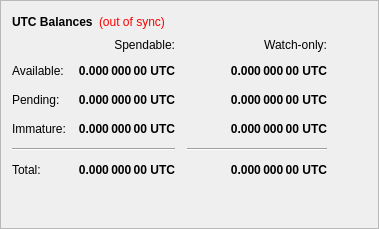
        <widget class="QFrame" name="frame">
         <property name="frameShape">
          <enum>QFrame::StyledPanel</enum>
         </property>
         <property name="frameShadow">
          <enum>QFrame::Raised</enum>
         </property>
         <layout class="QVBoxLayout" name="verticalLayout_4">
          <item>
           <layout class="QHBoxLayout" name="horizontalLayout_4">
            <item>
             <widget class="QLabel" name="label_5">
              <property name="font">
               <font>
                <weight>75</weight>
                <bold>true</bold>
               </font>
              </property>
              <property name="text">
               <string>UTC Balances</string>
              </property>
             </widget>
            </item>
            <item>
             <widget class="QLabel" name="labelWalletStatus">
              <property name="cursor">
               <cursorShape>WhatsThisCursor</cursorShape>
              </property>
              <property name="toolTip">
               <string>The displayed information may be out of date. Your wallet automatically synchronizes with the Ubizcoin network after a connection is established, but this process has not completed yet.</string>
              </property>
              <property name="styleSheet">
               <string notr="true">QLabel { color: red; }</string>
              </property>
              <property name="text">
               <string notr="true">(out of sync)</string>
              </property>
              <property name="alignment">
               <set>Qt::AlignLeading|Qt::AlignLeft|Qt::AlignVCenter</set>
              </property>
             </widget>
            </item>
            <item>
             <spacer name="horizontalSpacer_3">
              <property name="orientation">
               <enum>Qt::Horizontal</enum>
              </property>
              <property name="sizeHint" stdset="0">
               <size>
                <width>40</width>
                <height>20</height>
               </size>
              </property>
             </spacer>
            </item>
           </layout>
          </item>
          <item>
           <layout class="QGridLayout" name="gridLayout">
            <property name="spacing">
             <number>12</number>
            </property>
            <item row="2" column="2">
             <widget class="QLabel" name="labelWatchPending">
              <property name="font">
               <font>
                <weight>75</weight>
                <bold>true</bold>
               </font>
              </property>
              <property name="cursor">
               <cursorShape>IBeamCursor</cursorShape>
              </property>
              <property name="toolTip">
               <string>Unconfirmed transactions to watch-only addresses</string>
              </property>
              <property name="text">
               <string notr="true">0.000 000 00 UTC</string>
              </property>
              <property name="alignment">
               <set>Qt::AlignRight|Qt::AlignTrailing|Qt::AlignVCenter</set>
              </property>
              <property name="textInteractionFlags">
               <set>Qt::LinksAccessibleByMouse|Qt::TextSelectableByKeyboard|Qt::TextSelectableByMouse</set>
              </property>
             </widget>
            </item>
            <item row="2" column="1">
             <widget class="QLabel" name="labelUnconfirmed">
              <property name="font">
               <font>
                <weight>75</weight>
                <bold>true</bold>
               </font>
              </property>
              <property name="cursor">
               <cursorShape>IBeamCursor</cursorShape>
              </property>
              <property name="toolTip">
               <string>Total of transactions that have yet to be confirmed, and do not yet count toward the spendable balance</string>
              </property>
              <property name="text">
               <string notr="true">0.000 000 00 UTC</string>
              </property>
              <property name="alignment">
               <set>Qt::AlignRight|Qt::AlignTrailing|Qt::AlignVCenter</set>
              </property>
              <property name="textInteractionFlags">
               <set>Qt::LinksAccessibleByMouse|Qt::TextSelectableByKeyboard|Qt::TextSelectableByMouse</set>
              </property>
             </widget>
            </item>
            <item row="3" column="2">
             <widget class="QLabel" name="labelWatchImmature">
              <property name="font">
               <font>
                <weight>75</weight>
                <bold>true</bold>
               </font>
              </property>
              <property name="cursor">
               <cursorShape>IBeamCursor</cursorShape>
              </property>
              <property name="toolTip">
               <string>Staked or masternode rewards in watch-only addresses that has not yet matured</string>
              </property>
              <property name="text">
               <string notr="true">0.000 000 00 UTC</string>
              </property>
              <property name="alignment">
               <set>Qt::AlignRight|Qt::AlignTrailing|Qt::AlignVCenter</set>
              </property>
              <property name="textInteractionFlags">
               <set>Qt::LinksAccessibleByMouse|Qt::TextSelectableByKeyboard|Qt::TextSelectableByMouse</set>
              </property>
             </widget>
            </item>
            <item row="4" column="0" colspan="2">
             <widget class="Line" name="lineSpendableBalance">
              <property name="orientation">
               <enum>Qt::Horizontal</enum>
              </property>
             </widget>
            </item>
            <item row="4" column="2">
             <widget class="Line" name="lineWatchBalance">
              <property name="sizePolicy">
               <sizepolicy hsizetype="Preferred" vsizetype="Fixed">
                <horstretch>0</horstretch>
                <verstretch>0</verstretch>
               </sizepolicy>
              </property>
              <property name="minimumSize">
               <size>
                <width>140</width>
                <height>0</height>
               </size>
              </property>
              <property name="orientation">
               <enum>Qt::Horizontal</enum>
              </property>
             </widget>
            </item>
            <item row="5" column="0">
             <widget class="QLabel" name="labelTotalText">
              <property name="text">
               <string>Total:</string>
              </property>
             </widget>
            </item>
            <item row="3" column="1">
             <widget class="QLabel" name="labelImmature">
              <property name="font">
               <font>
                <weight>75</weight>
                <bold>true</bold>
               </font>
              </property>
              <property name="cursor">
               <cursorShape>IBeamCursor</cursorShape>
              </property>
              <property name="toolTip">
               <string>Staked or masternode rewards that has not yet matured</string>
              </property>
              <property name="text">
               <string notr="true">0.000 000 00 UTC</string>
              </property>
              <property name="alignment">
               <set>Qt::AlignRight|Qt::AlignTrailing|Qt::AlignVCenter</set>
              </property>
              <property name="textInteractionFlags">
               <set>Qt::LinksAccessibleByMouse|Qt::TextSelectableByKeyboard|Qt::TextSelectableByMouse</set>
              </property>
             </widget>
            </item>
            <item row="2" column="3">
             <spacer name="horizontalSpacer_2">
              <property name="orientation">
               <enum>Qt::Horizontal</enum>
              </property>
              <property name="sizeHint" stdset="0">
               <size>
                <width>40</width>
                <height>20</height>
               </size>
              </property>
             </spacer>
            </item>
            <item row="3" column="0">
             <widget class="QLabel" name="labelImmatureText">
              <property name="text">
               <string>Immature:</string>
              </property>
             </widget>
            </item>
            <item row="5" column="1">
             <widget class="QLabel" name="labelTotal">
              <property name="font">
               <font>
                <weight>75</weight>
                <bold>true</bold>
               </font>
              </property>
              <property name="cursor">
               <cursorShape>IBeamCursor</cursorShape>
              </property>
              <property name="toolTip">
               <string>Your current total balance</string>
              </property>
              <property name="text">
               <string notr="true">0.000 000 00 UTC</string>
              </property>
              <property name="alignment">
               <set>Qt::AlignRight|Qt::AlignTrailing|Qt::AlignVCenter</set>
              </property>
              <property name="textInteractionFlags">
               <set>Qt::LinksAccessibleByMouse|Qt::TextSelectableByKeyboard|Qt::TextSelectableByMouse</set>
              </property>
             </widget>
            </item>
            <item row="5" column="2">
             <widget class="QLabel" name="labelWatchTotal">
              <property name="font">
               <font>
                <weight>75</weight>
                <bold>true</bold>
               </font>
              </property>
              <property name="cursor">
               <cursorShape>IBeamCursor</cursorShape>
              </property>
              <property name="toolTip">
               <string>Current total balance in watch-only addresses</string>
              </property>
              <property name="text">
               <string notr="true">0.000 000 00 UTC</string>
              </property>
              <property name="alignment">
               <set>Qt::AlignRight|Qt::AlignTrailing|Qt::AlignVCenter</set>
              </property>
              <property name="textInteractionFlags">
               <set>Qt::LinksAccessibleByMouse|Qt::TextSelectableByKeyboard|Qt::TextSelectableByMouse</set>
              </property>
             </widget>
            </item>
            <item row="0" column="2">
             <widget class="QLabel" name="labelWatchonly">
              <property name="text">
               <string>Watch-only:</string>
              </property>
              <property name="alignment">
               <set>Qt::AlignRight|Qt::AlignTrailing|Qt::AlignVCenter</set>
              </property>
             </widget>
            </item>
            <item row="1" column="0">
             <widget class="QLabel" name="labelBalanceText">
              <property name="text">
               <string>Available:</string>
              </property>
             </widget>
            </item>
            <item row="1" column="1">
             <widget class="QLabel" name="labelBalance">
              <property name="font">
               <font>
                <weight>75</weight>
                <bold>true</bold>
               </font>
              </property>
              <property name="cursor">
               <cursorShape>IBeamCursor</cursorShape>
              </property>
              <property name="toolTip">
               <string>Your current spendable balance</string>
              </property>
              <property name="text">
               <string notr="true">0.000 000 00 UTC</string>
              </property>
              <property name="alignment">
               <set>Qt::AlignRight|Qt::AlignTrailing|Qt::AlignVCenter</set>
              </property>
              <property name="textInteractionFlags">
               <set>Qt::LinksAccessibleByMouse|Qt::TextSelectableByKeyboard|Qt::TextSelectableByMouse</set>
              </property>
             </widget>
            </item>
            <item row="1" column="2">
             <widget class="QLabel" name="labelWatchAvailable">
              <property name="font">
               <font>
                <weight>75</weight>
                <bold>true</bold>
               </font>
              </property>
              <property name="cursor">
               <cursorShape>IBeamCursor</cursorShape>
              </property>
              <property name="toolTip">
               <string>Your current balance in watch-only addresses</string>
              </property>
              <property name="text">
               <string notr="true">0.000 000 00 UTC</string>
              </property>
              <property name="alignment">
               <set>Qt::AlignRight|Qt::AlignTrailing|Qt::AlignVCenter</set>
              </property>
              <property name="textInteractionFlags">
               <set>Qt::LinksAccessibleByMouse|Qt::TextSelectableByKeyboard|Qt::TextSelectableByMouse</set>
              </property>
             </widget>
            </item>
            <item row="2" column="0">
             <widget class="QLabel" name="labelPendingText">
              <property name="text">
               <string>Pending:</string>
              </property>
             </widget>
            </item>
            <item row="0" column="1">
             <widget class="QLabel" name="labelSpendable">
              <property name="text">
               <string>Spendable:</string>
              </property>
              <property name="alignment">
               <set>Qt::AlignRight|Qt::AlignTrailing|Qt::AlignVCenter</set>
              </property>
             </widget>
            </item>
           </layout>
          </item>
          <item>
           <spacer name="verticalSpacer_4">
            <property name="orientation">
             <enum>Qt::Vertical</enum>
            </property>
            <property name="sizeHint" stdset="0">
             <size>
              <width>20</width>
              <height>40</height>
             </size>
            </property>
           </spacer>
          </item>
         </layout>
        </widget>
